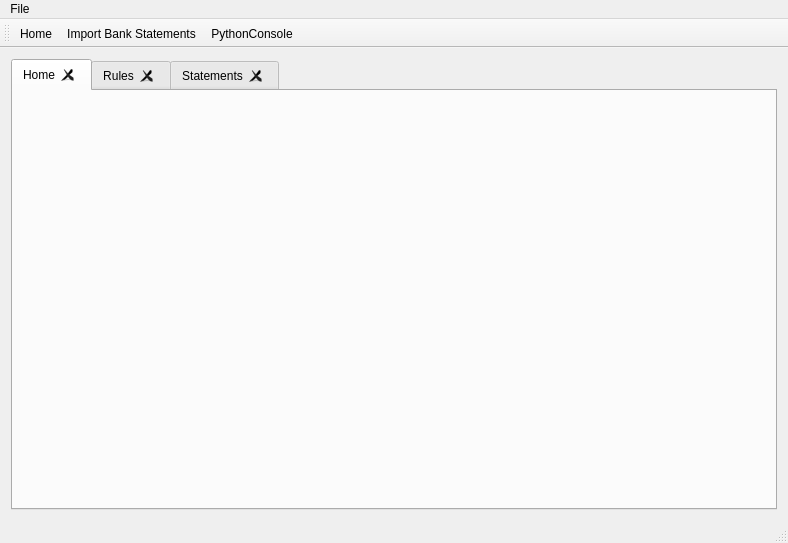
<?xml version="1.0" encoding="UTF-8"?>
<ui version="4.0">
 <class>MainWindow</class>
 <widget class="QMainWindow" name="MainWindow">
  <property name="geometry">
   <rect>
    <x>0</x>
    <y>0</y>
    <width>788</width>
    <height>543</height>
   </rect>
  </property>
  <property name="windowTitle">
   <string>MainWindow</string>
  </property>
  <widget class="QWidget" name="centralWidget">
   <layout class="QHBoxLayout" name="horizontalLayout">
    <item>
     <widget class="MainTabWidget" name="tabWidget">
      <property name="currentIndex">
       <number>0</number>
      </property>
      <property name="tabsClosable">
       <bool>true</bool>
      </property>
      <widget class="QWidget" name="home_tab">
       <attribute name="title">
        <string>Home</string>
       </attribute>
       <layout class="QHBoxLayout" name="horizontalLayout_3">
        <item>
         <layout class="QVBoxLayout" name="verticalLayout">
          <item>
           <widget class="QPieChart" name="chart" native="true"/>
          </item>
          <item>
           <widget class="DateRangeWidget" name="date_range" native="true"/>
          </item>
         </layout>
        </item>
        <item>
         <layout class="QVBoxLayout" name="verticalLayout_3">
          <item>
           <widget class="QLegend" name="legend" native="true"/>
          </item>
          <item>
           <spacer name="verticalSpacer">
            <property name="orientation">
             <enum>Qt::Vertical</enum>
            </property>
            <property name="sizeHint" stdset="0">
             <size>
              <width>20</width>
              <height>40</height>
             </size>
            </property>
           </spacer>
          </item>
         </layout>
        </item>
       </layout>
      </widget>
      <widget class="QWidget" name="rules_tab">
       <attribute name="title">
        <string>Rules</string>
       </attribute>
       <layout class="QVBoxLayout" name="verticalLayout_2">
        <item>
         <widget class="QScrollArea" name="scrollArea">
          <property name="widgetResizable">
           <bool>true</bool>
          </property>
          <widget class="QWidget" name="scrollAreaWidgetContents">
           <property name="geometry">
            <rect>
             <x>0</x>
             <y>0</y>
             <width>98</width>
             <height>28</height>
            </rect>
           </property>
          </widget>
         </widget>
        </item>
       </layout>
      </widget>
      <widget class="QWidget" name="statements_tab">
       <attribute name="title">
        <string>Statements</string>
       </attribute>
       <layout class="QHBoxLayout" name="horizontalLayout_4">
        <item>
         <widget class="QTableView" name="statements_table"/>
        </item>
       </layout>
      </widget>
     </widget>
    </item>
   </layout>
  </widget>
  <widget class="QMenuBar" name="menuBar">
   <property name="geometry">
    <rect>
     <x>0</x>
     <y>0</y>
     <width>788</width>
     <height>19</height>
    </rect>
   </property>
   <widget class="QMenu" name="menuAccounting">
    <property name="title">
     <string>File</string>
    </property>
    <addaction name="actionImport_Bank_Statements"/>
    <addaction name="actionPythonConsole"/>
    <addaction name="actionClose"/>
   </widget>
   <addaction name="menuAccounting"/>
  </widget>
  <widget class="QStatusBar" name="statusBar"/>
  <widget class="QToolBar" name="toolBar">
   <property name="windowTitle">
    <string>toolBar</string>
   </property>
   <attribute name="toolBarArea">
    <enum>TopToolBarArea</enum>
   </attribute>
   <attribute name="toolBarBreak">
    <bool>false</bool>
   </attribute>
   <addaction name="actionHome"/>
   <addaction name="actionImport_Bank_Statements"/>
   <addaction name="actionPythonConsole"/>
  </widget>
  <action name="actionHome">
   <property name="icon">
    <iconset resource="icons.qrc">
     <normaloff>:/icons/icons/go-home.png</normaloff>:/icons/icons/go-home.png</iconset>
   </property>
   <property name="text">
    <string>Home</string>
   </property>
   <property name="toolTip">
    <string>Home</string>
   </property>
  </action>
  <action name="actionStatements">
   <property name="icon">
    <iconset resource="icons.qrc">
     <normaloff>:/icons/icons/folder.png</normaloff>:/icons/icons/folder.png</iconset>
   </property>
   <property name="text">
    <string>Statements</string>
   </property>
   <property name="toolTip">
    <string>Statements</string>
   </property>
  </action>
  <action name="actionClose">
   <property name="icon">
    <iconset resource="icons.qrc">
     <normaloff>:/icons/icons/system-log-out.png</normaloff>:/icons/icons/system-log-out.png</iconset>
   </property>
   <property name="text">
    <string>Close</string>
   </property>
  </action>
  <action name="actionPythonConsole">
   <property name="icon">
    <iconset resource="icons.qrc">
     <normaloff>:/icons/icons/text-x-python.png</normaloff>:/icons/icons/text-x-python.png</iconset>
   </property>
   <property name="text">
    <string>PythonConsole</string>
   </property>
  </action>
  <action name="actionImport_Bank_Statements">
   <property name="icon">
    <iconset resource="icons.qrc">
     <normaloff>:/icons/icons/document-import.png</normaloff>:/icons/icons/document-import.png</iconset>
   </property>
   <property name="text">
    <string>Import Bank Statements</string>
   </property>
  </action>
 </widget>
 <layoutdefault spacing="6" margin="11"/>
 <customwidgets>
  <customwidget>
   <class>QPieChart</class>
   <extends>QWidget</extends>
   <header>qpiechart.h</header>
   <container>1</container>
  </customwidget>
  <customwidget>
   <class>QLegend</class>
   <extends>QWidget</extends>
   <header>qlegend.h</header>
   <container>1</container>
  </customwidget>
  <customwidget>
   <class>DateRangeWidget</class>
   <extends>QWidget</extends>
   <header location="global">daterangewidget.h</header>
   <container>1</container>
  </customwidget>
  <customwidget>
   <class>MainTabWidget</class>
   <extends>QTabWidget</extends>
   <header>maintabwidget.h</header>
   <container>1</container>
  </customwidget>
 </customwidgets>
 <resources>
  <include location="icons.qrc"/>
 </resources>
 <connections/>
</ui>
